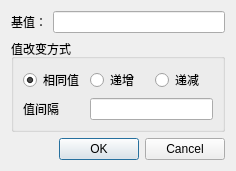
<?xml version="1.0" encoding="UTF-8"?>
<ui version="4.0">
 <class>CBatchChangeDialogDialog</class>
 <widget class="QDialog" name="CBatchChangeDialogDialog">
  <property name="geometry">
   <rect>
    <x>0</x>
    <y>0</y>
    <width>236</width>
    <height>149</height>
   </rect>
  </property>
  <property name="windowTitle">
   <string>Dialog</string>
  </property>
  <layout class="QGridLayout" name="gridLayout_2">
   <item row="0" column="0">
    <layout class="QHBoxLayout" name="horizontalLayout">
     <item>
      <widget class="QLabel" name="label">
       <property name="text">
        <string>基值：</string>
       </property>
      </widget>
     </item>
     <item>
      <widget class="QLineEdit" name="lineEditBaseValue"/>
     </item>
    </layout>
   </item>
   <item row="1" column="0">
    <widget class="QGroupBox" name="groupBoxDecrease">
     <property name="title">
      <string>值改变方式</string>
     </property>
     <layout class="QGridLayout" name="gridLayout">
      <item row="0" column="0">
       <widget class="QRadioButton" name="radioButtonSame">
        <property name="text">
         <string>相同值</string>
        </property>
        <property name="checked">
         <bool>true</bool>
        </property>
       </widget>
      </item>
      <item row="0" column="1">
       <widget class="QRadioButton" name="radioButtonProgressively">
        <property name="text">
         <string>递增</string>
        </property>
       </widget>
      </item>
      <item row="0" column="2">
       <widget class="QRadioButton" name="radioButtonDecrease">
        <property name="text">
         <string>递减</string>
        </property>
       </widget>
      </item>
      <item row="1" column="0">
       <widget class="QLabel" name="label_2">
        <property name="text">
         <string>值间隔</string>
        </property>
       </widget>
      </item>
      <item row="1" column="1" colspan="2">
       <widget class="QLineEdit" name="lineEditInterval"/>
      </item>
     </layout>
    </widget>
   </item>
   <item row="2" column="0">
    <widget class="QDialogButtonBox" name="buttonBox">
     <property name="orientation">
      <enum>Qt::Horizontal</enum>
     </property>
     <property name="standardButtons">
      <set>QDialogButtonBox::Cancel|QDialogButtonBox::Ok</set>
     </property>
    </widget>
   </item>
  </layout>
 </widget>
 <resources/>
 <connections>
  <connection>
   <sender>buttonBox</sender>
   <signal>accepted()</signal>
   <receiver>CBatchChangeDialogDialog</receiver>
   <slot>accept()</slot>
   <hints>
    <hint type="sourcelabel">
     <x>248</x>
     <y>254</y>
    </hint>
    <hint type="destinationlabel">
     <x>157</x>
     <y>274</y>
    </hint>
   </hints>
  </connection>
  <connection>
   <sender>buttonBox</sender>
   <signal>rejected()</signal>
   <receiver>CBatchChangeDialogDialog</receiver>
   <slot>reject()</slot>
   <hints>
    <hint type="sourcelabel">
     <x>316</x>
     <y>260</y>
    </hint>
    <hint type="destinationlabel">
     <x>286</x>
     <y>274</y>
    </hint>
   </hints>
  </connection>
 </connections>
</ui>
